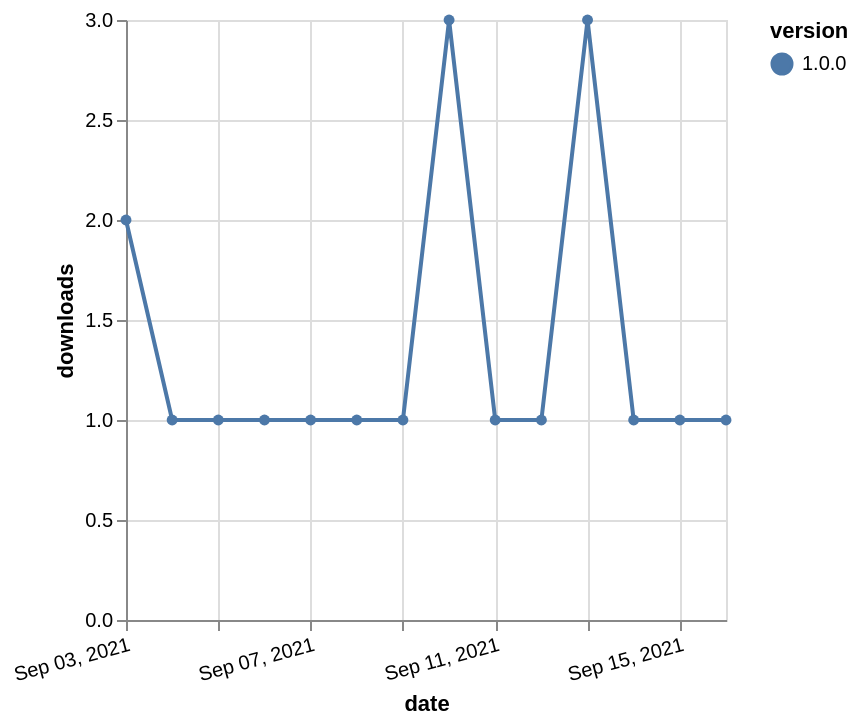

Specify this chart in Vega-Lite:
### Vega-Lite specification from a JSON file in a GitHub repository (floating-point values rounded to 4 significant figures)
{"$schema": "https://vega.github.io/schema/vega-lite/v5.json", "description": "A simple bar chart with embedded data.", "data": {"values": [{"date": "2021-09-03", "total": 126, "delta": 2, "version": "1.0.0"}, {"date": "2021-09-04", "total": 127, "delta": 1, "version": "1.0.0"}, {"date": "2021-09-05", "total": 128, "delta": 1, "version": "1.0.0"}, {"date": "2021-09-06", "total": 129, "delta": 1, "version": "1.0.0"}, {"date": "2021-09-07", "total": 130, "delta": 1, "version": "1.0.0"}, {"date": "2021-09-08", "total": 131, "delta": 1, "version": "1.0.0"}, {"date": "2021-09-09", "total": 132, "delta": 1, "version": "1.0.0"}, {"date": "2021-09-10", "total": 135, "delta": 3, "version": "1.0.0"}, {"date": "2021-09-11", "total": 136, "delta": 1, "version": "1.0.0"}, {"date": "2021-09-12", "total": 137, "delta": 1, "version": "1.0.0"}, {"date": "2021-09-13", "total": 140, "delta": 3, "version": "1.0.0"}, {"date": "2021-09-14", "total": 141, "delta": 1, "version": "1.0.0"}, {"date": "2021-09-15", "total": 142, "delta": 1, "version": "1.0.0"}, {"date": "2021-09-16", "total": 143, "delta": 1, "version": "1.0.0"}]}, "width": "container", "mark": {"type": "line", "point": {"filled": true}}, "encoding": {"x": {"field": "date", "type": "temporal", "timeUnit": "yearmonthdate", "title": "date", "axis": {"labelAngle": -15}}, "y": {"field": "delta", "type": "quantitative", "title": "downloads"}, "color": {"field": "version", "type": "nominal"}, "tooltip": {"field": "delta"}}}
